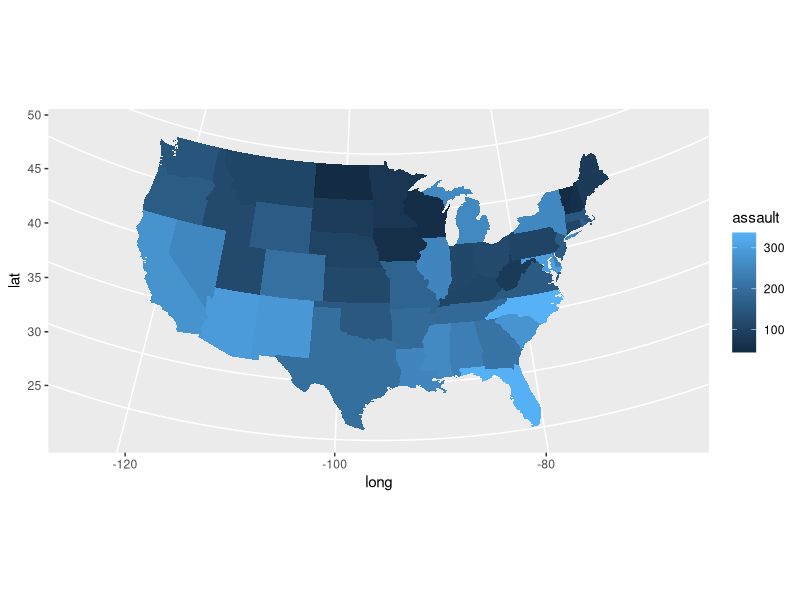
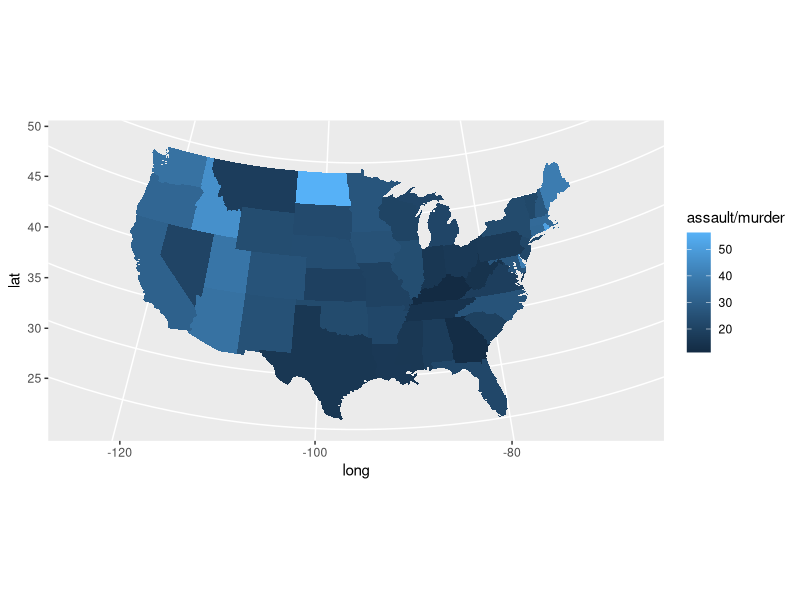

Generate these figures, in order, with R:
# r2py crawler metadata
# package: ggplot2
# source_type: rd_example
# topic: map_data.Rd
# source_file: C:\Users\bened\AppData\Local\R\win-library\4.5\ggplot2\help
# lines: 19

suppressPackageStartupMessages(library(ggplot2))
if (require("maps")) {
states <- map_data("state")
arrests <- USArrests
names(arrests) <- tolower(names(arrests))
arrests$region <- tolower(rownames(USArrests))

choro <- merge(states, arrests, sort = FALSE, by = "region")
choro <- choro[order(choro$order), ]
ggplot(choro, aes(long, lat)) +
  geom_polygon(aes(group = group, fill = assault)) +
  coord_map("albers",  lat0 = 45.5, lat1 = 29.5)
}

if (require("maps")) {
ggplot(choro, aes(long, lat)) +
  geom_polygon(aes(group = group, fill = assault / murder)) +
  coord_map("albers",  lat0 = 45.5, lat1 = 29.5)
}
